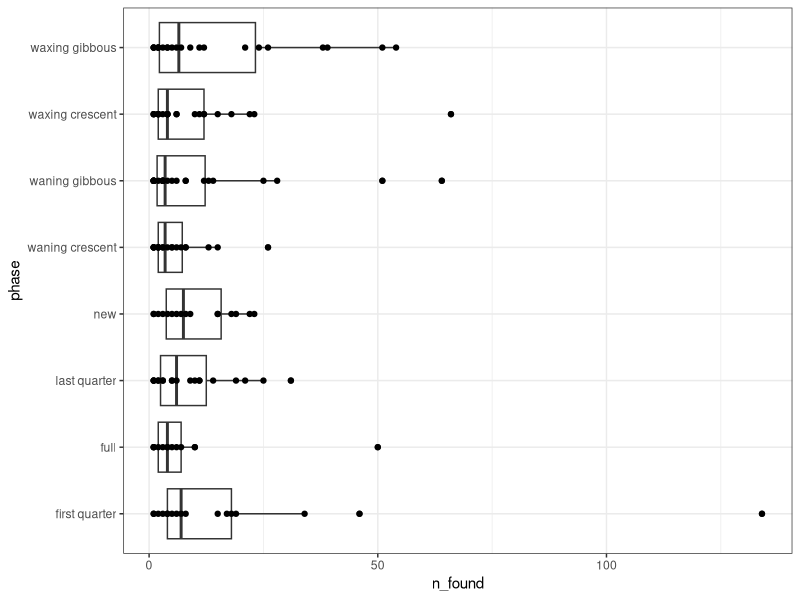
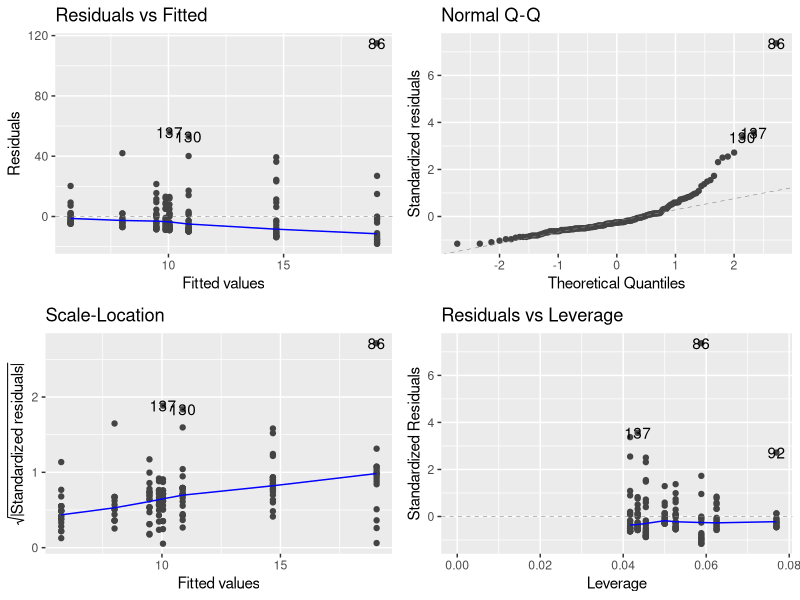
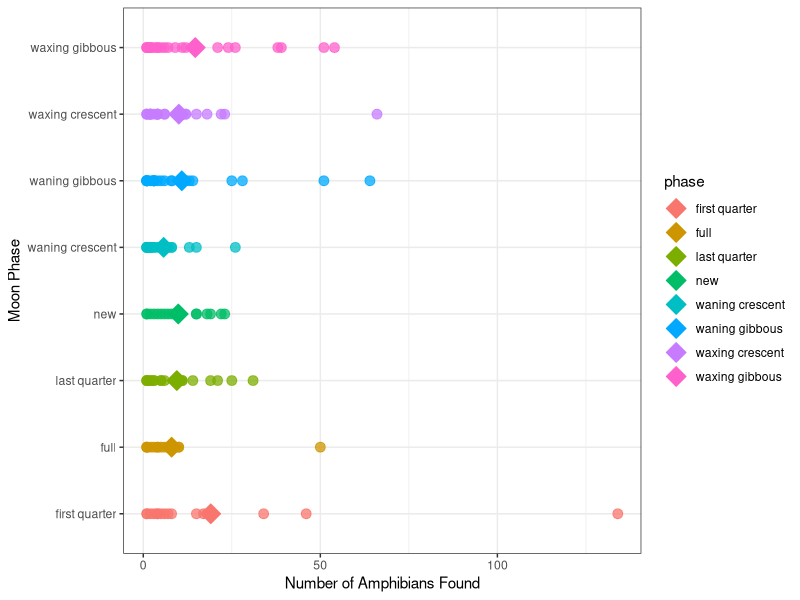

The R source for these figures, in order:
## ---- chunk 1
rm(list = ls())
library(tidyverse)
library(here)
library(ggfortify)
## ---- chunk 2
gad_totals <- read.csv(here("data", "gad_totals1.csv"))
glimpse(gad_totals)
## ---- chunk 3
gad_totals <- gad_totals |>
  select(-X) |>
  mutate(Date = ymd(Date)) |>
  mutate(phase = as.factor(phase)) |>
  na.omit()
## ---- chunk 4
ggplot(gad_totals, aes(x = phase, y = n_found))+
  geom_boxplot()+
  geom_point()+
  coord_flip()+
  theme_bw()
## ---- chunk 5
phase_model <- lm(n_found ~ phase, data = gad_totals)
## ---- chunk 6
autoplot(phase_model)
## ---- chunk 7
anova(phase_model)
## ---- chunk 8
phase_means <- gad_totals |>
  group_by(phase) |>
  summarise(mean_found = mean(n_found))
## ---- chunk 9
ggplot(data = gad_totals, aes(x = phase, y = n_found, color = phase))+
  geom_point(alpha = 0.75, size = 3)+
  geom_point(data = phase_means, aes(x=phase, y=mean_found, fill=phase),
             size = 5, shape = 23)+
  coord_flip()+
  labs(x = "Moon Phase",
       y = "Number of Amphibians Found")+
  theme_bw()
  
